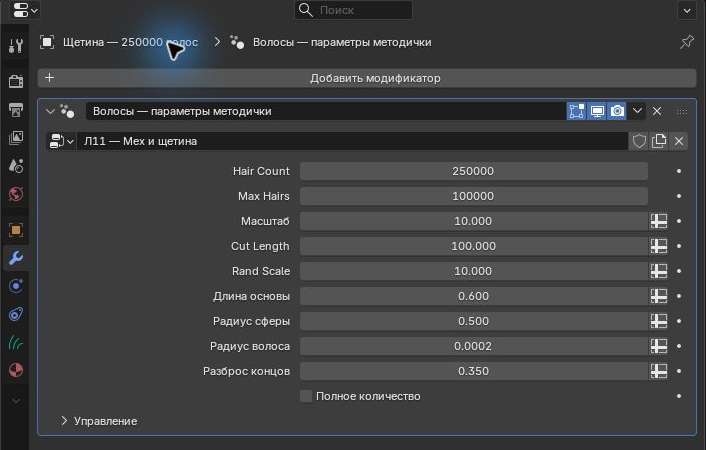
#> input picture output/lab11/Снимки_интерфейса/ph_hair.png, 706 x 450 px, given in place of 01_push_selection.png, which was not available
$ python compose_figures11.py
#> lines starting #> are read from the running program, lines starting #| are printed output that depends on the picture
"""Компоновка собственных рендеров и обрезка настоящих снимков Blender."""
from pathlib import Path
from PIL import Image,ImageDraw,ImageFont,ImageChops
from lab11_content import PANELS
ROOT=Path(__file__).resolve().parents[2];FIG=ROOT/'work/lab11/figures'
font=ImageFont.truetype('C:/Windows/Fonts/times.ttf',28)
for key,panels in PANELS.items():
    if len(panels)==1:
        name,label=panels[0];im=Image.open(FIG/(name+'.png')).convert('RGB')
        bg=Image.new('RGB',im.size,im.getpixel((0,0)))
        mask=ImageChops.difference(im,bg).convert('L').point(lambda v:255 if v>10 else 0)
        box=mask.getbbox()
        if box:
            l,t,r,b=box;im=im.crop((max(0,l-45),max(0,t-45),min(im.width,r+45),min(im.height,b+45)))
        if label:
            out=Image.new('RGB',(im.width,im.height+60),'#e8edf1');out.paste(im,(0,60));ImageDraw.Draw(out).text((out.width/2,25),label,font=font,fill='black',anchor='mm')
        else:out=im
    else:
        w=700;h=500;out=Image.new('RGB',(w*len(panels),h+55),'#e8edf1');d=ImageDraw.Draw(out)
#> after `out = Image.new('RGB', (w * len(panels), h + 55), '#e8edf1')`:
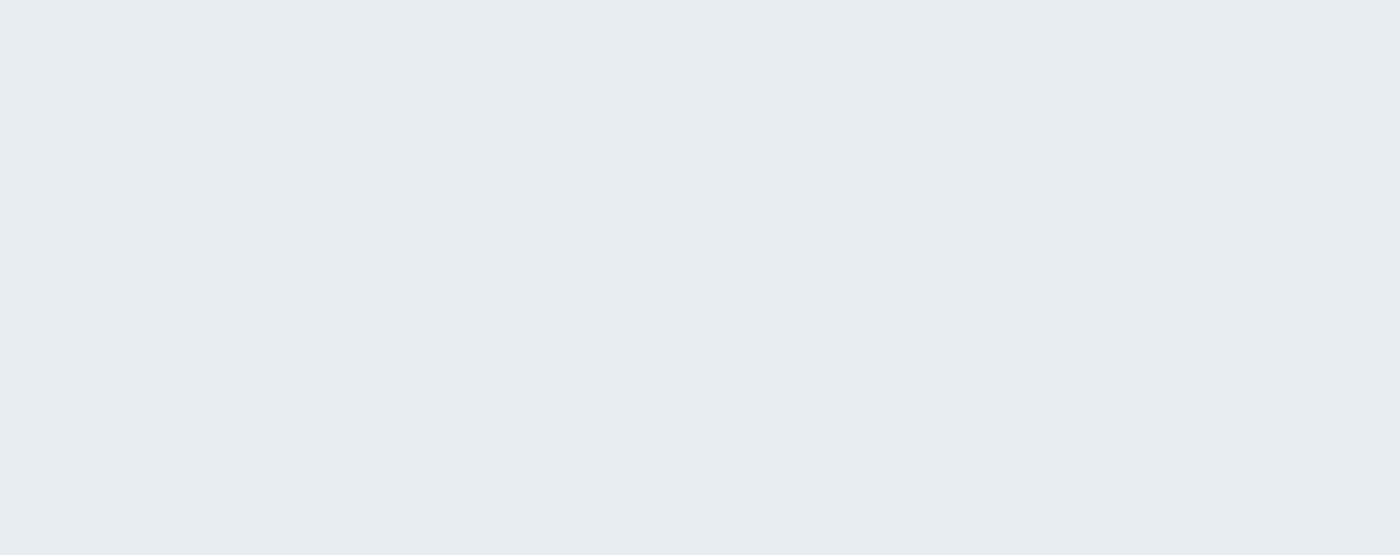
#> out: PIL image 1400x555 RGB; mean R, G, B 232, 237, 241
        for j,(name,label) in enumerate(panels):
            im=Image.open(FIG/(name+'.png')).convert('RGB').resize((w,h),Image.Resampling.LANCZOS);out.paste(im,(j*w,55));d.text((j*w+w/2,26),label,font=font,fill='black',anchor='mm')
#> after `im = Image.open(FIG / (name + '.png')).convert('RGB').resize((w, h), I`:
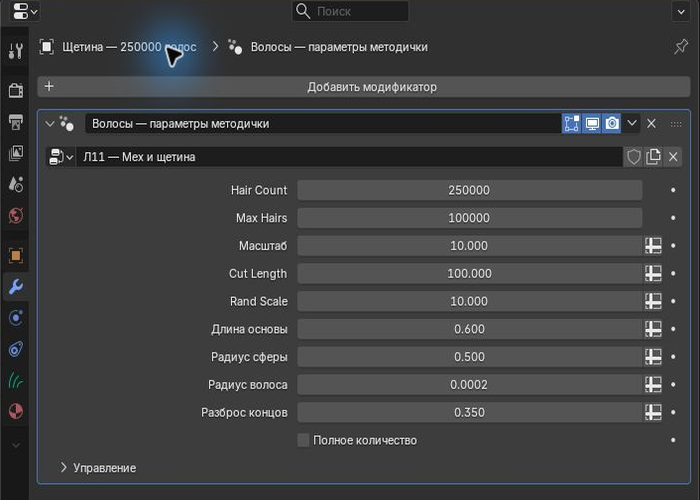
#> im: PIL image 700x500 RGB; mean R, G, B 63.6, 64.3, 65.3
#> after `out.paste(im, (j * w, 55))`:
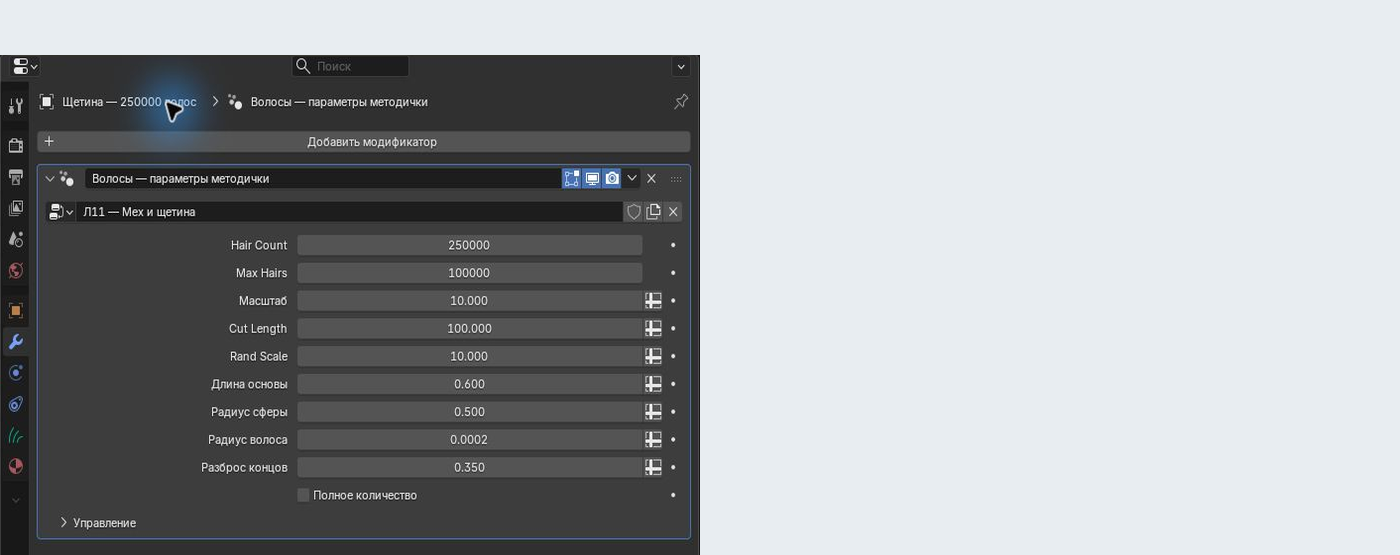
#> out: PIL image 1400x555 RGB; mean R, G, B 156.1, 159.2, 161.9
    out.save(FIG/(key+'.jpg'),quality=93,subsampling=0,optimize=True)
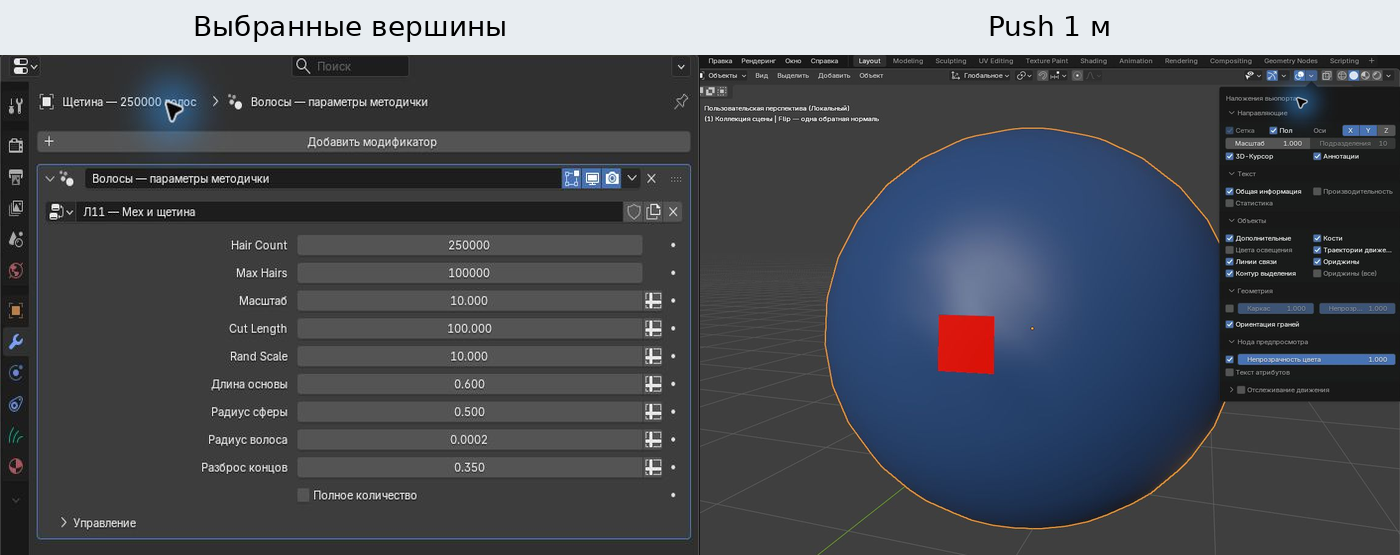
#> saved as push.jpg: PIL image 1400x555 RGB; mean R, G, B 75.5, 79.4, 86.6
#> pass 2 of the loop `for key,panels in PANELS.items():`:
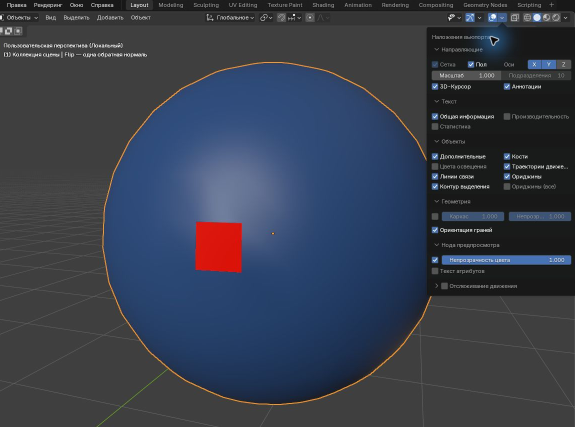
#> input picture output/lab11/Снимки_интерфейса/ph_normals.png, 1150 x 854 px, given in place of 03_edges_top.png, which was not available (shown at 1/2 size)
#> `im = Image.open(FIG / (name + '.png')).convert('RGB').resize((w, h), I`:
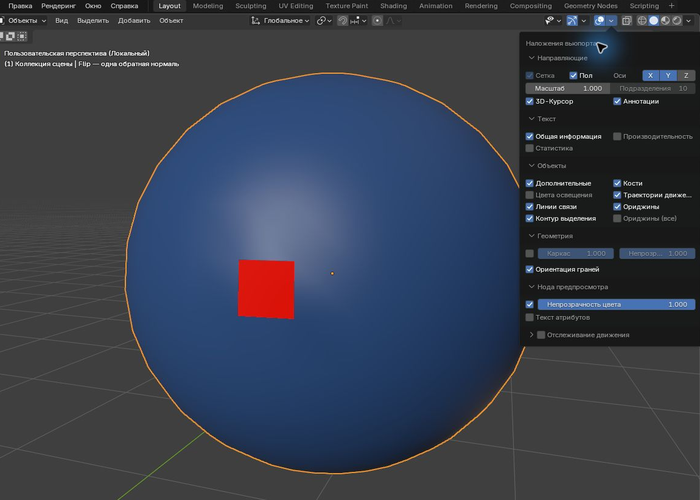
#> im: PIL image 700x500 RGB; mean R, G, B 54.6, 61.4, 75.5
#> `out.paste(im, (j * w, 55))`:
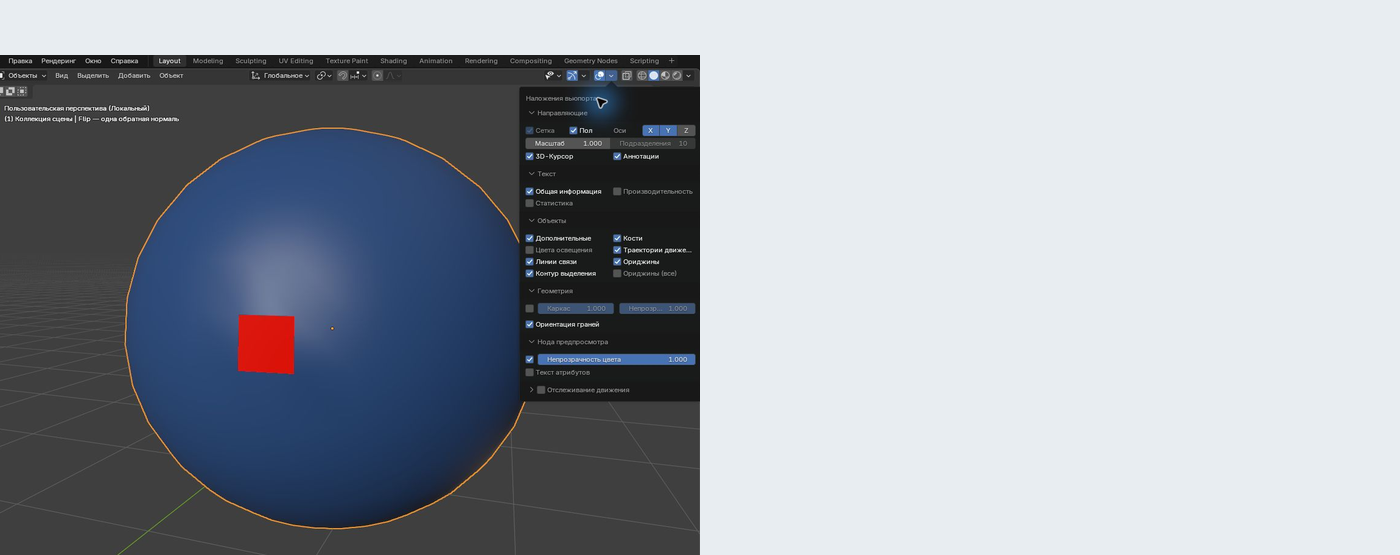
#> out: PIL image 1400x555 RGB; mean R, G, B 152.1, 157.9, 166.4
#> (the run stopped early here; a loop or call above may not have finished)
